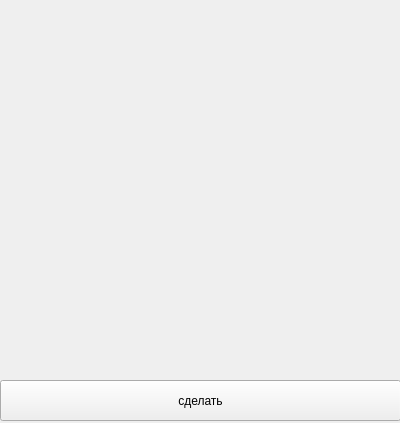
<?xml version="1.0" encoding="UTF-8"?>
<ui version="4.0">
 <class>Form</class>
 <widget class="QWidget" name="Form">
  <property name="geometry">
   <rect>
    <x>0</x>
    <y>0</y>
    <width>400</width>
    <height>423</height>
   </rect>
  </property>
  <property name="windowTitle">
   <string>Form</string>
  </property>
  <widget class="QPushButton" name="pushButton">
   <property name="geometry">
    <rect>
     <x>0</x>
     <y>380</y>
     <width>401</width>
     <height>41</height>
    </rect>
   </property>
   <property name="text">
    <string>сделать</string>
   </property>
  </widget>
 </widget>
 <resources/>
 <connections/>
</ui>
